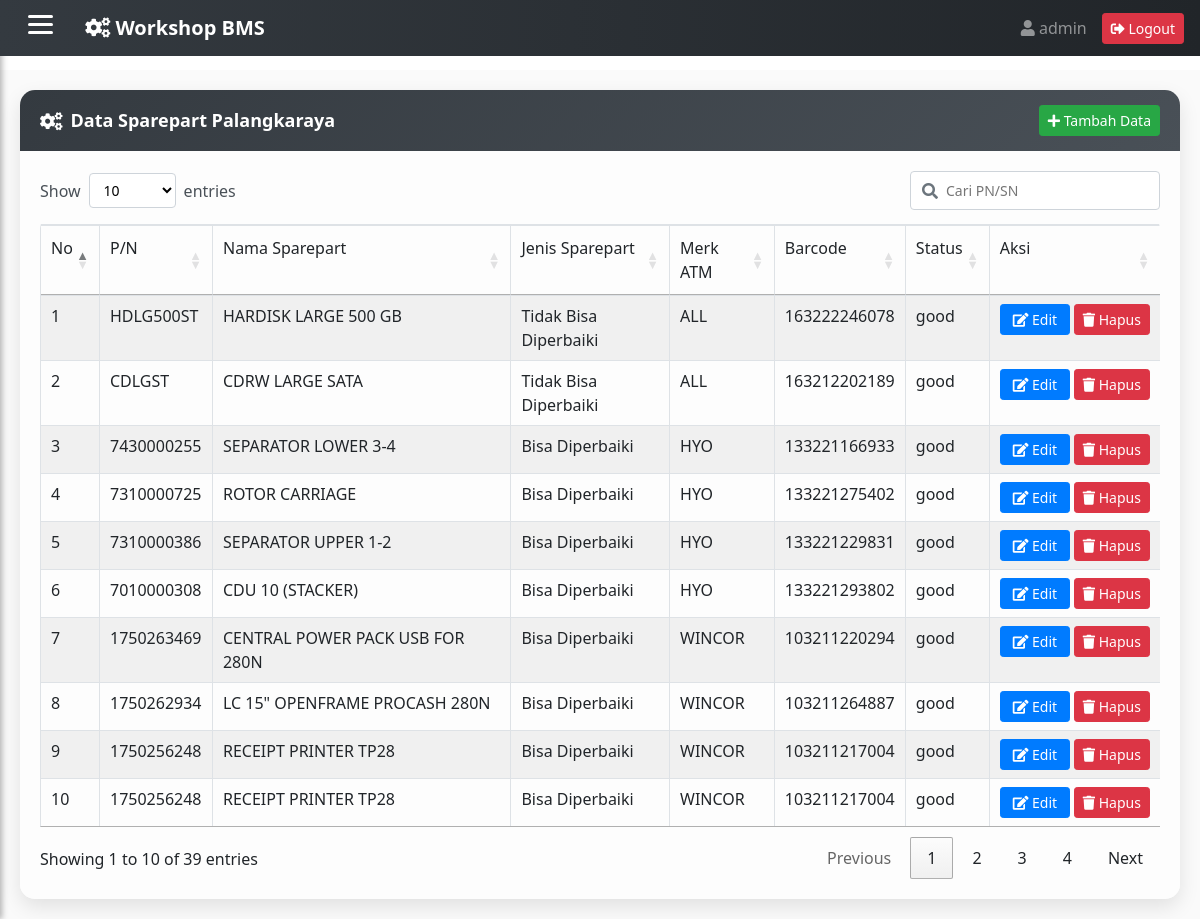
Screenshot of /admin/sp_plk.php (signed in) with the database file from the repository.
### tables this page shows
CREATE TABLE `sp_plk` (
  `part_number` varchar(50) NOT NULL,
  `nama_sparepart` varchar(100) NOT NULL,
  `jenis_sparepart` varchar(50) NOT NULL,
  `atm` varchar(50) NOT NULL,
  `barcode` varchar(50) NOT NULL,
  `status` varchar(50) NOT NULL
);

### function_all/function_spPLK.php (called while the page is built, shortened)
<?php
require_once('../Connections/koneksi.php');
$maxRows_Recordset1 = 1000;
$pageNum_Recordset1 = 0;
$startRow_Recordset1 = $pageNum_Recordset1 * $maxRows_Recordset1;
$query_Recordset1 = "SELECT * FROM sp_plk ORDER BY part_number DESC";
$query_limit_Recordset1 = sprintf("%s LIMIT %d, %d", $query_Recordset1, $startRow_Recordset1, $maxRows_Recordset1);
$Recordset1 = mysqli_query($koneksi, $query_limit_Recordset1);
$row_Recordset1 = mysqli_fetch_assoc($Recordset1);
if (isset($_GET['totalRows_Recordset1'])) {
  $totalRows_Recordset1 = $_GET['totalRows_Recordset1'];
} else {
  $all_Recordset1 = mysqli_query($koneksi, $query_Recordset1);
  $totalRows_Recordset1 = mysqli_num_rows($all_Recordset1);
}
?>

### admin/sp_plk.php (the view, shortened to what this page needs)
<?php include'../function_all/function_spPLK.php';?>
<!DOCTYPE html PUBLIC "-//W3C//DTD XHTML 1.0 Transitional//EN" "http://www.w3.org/TR/xhtml1/DTD/xhtml1-transitional.dtd">
<html xmlns="http://www.w3.org/1999/xhtml">
<head>
<link rel="stylesheet" href="https://cdn.datatables.net/1.13.6/css/jquery.dataTables.min.css">
</head>
<body>
<div class="card stylish-card animate-card">
    <div class="card-header stylish-header">
      <i class="fas fa-cogs mr-2"></i> Data Sparepart Palangkaraya
      <button class="btn btn-success btn-sm ml-auto" onclick="openForm()">
        <i class="fas fa-plus"></i> Tambah Data
      </button>
    </div>
    <div class="card-body stylish-body">
              <div class="toolbar-search-only"></div>
        <div class="toolbar-custom mb-3">
        </div>
        <div class="table-responsive-custom">
         	<table id="example" class="table table-striped table-bordered">
        	<thead>
              <tr>
                <td>No</td>
                <td>P/N</td>
                <td>Nama Sparepart</td>
                <td>Jenis Sparepart</td>
                <td>Merk ATM</td>
                <td>Barcode</td>
                <td>Status</td>
                <td>Aksi</td>
              </tr>
            </thead>
            <tbody>
              <?php if ($totalRows_Recordset1 > 0): ?>
                <?php $no = $startRow_Recordset1 + 1; ?>
              <?php do { ?>
                <tr>
                  <td><?php echo $no++; ?></td>
                  <td><?php echo htmlspecialchars($row_Recordset1['part_number']); ?></td>
                  <td><?php echo htmlspecialchars($row_Recordset1['nama_sparepart']); ?></td>
                  <td><?php echo htmlspecialchars($row_Recordset1['jenis_sparepart']); ?></td>
                  <td><?php echo htmlspecialchars($row_Recordset1['atm']); ?></td>
                  <td><?php echo htmlspecialchars($row_Recordset1['barcode']); ?></td>
                  <td><?php echo htmlspecialchars($row_Recordset1['status']); ?></td>
                  <td>
                    <div class="aksi-buttons">
                     <button
                        class="btn btn-primary btn-sm btn-animate"
                        onclick="openEditForm(
                          '<?php echo htmlspecialchars($row_Recordset1['part_number'], ENT_QUOTES); ?>',
                          '<?php echo htmlspecialchars($row_Recordset1['nama_sparepart'], ENT_QUOTES); ?>',
                          '<?php echo htmlspecialchars($row_Recordset1['jenis_sparepart'], ENT_QUOTES); ?>',
                          '<?php echo htmlspecialchars($row_Recordset1['atm'], ENT_QUOTES); ?>',
                          '<?php echo htmlspecialchars($row_Recordset1['barcode'], ENT_QUOTES); ?>',
                          '<?php echo htmlspecialchars($row_Recordset1['status'], ENT_QUOTES); ?>'
                        )">
                        <i class="fas fa-edit"></i> Edit
                    </button>
                          <a href="../crud_all/hapus_spPLK.php?barcode=<?php echo urlencode($row_Recordset1['barcode']); ?>"
                                  class="btn btn-danger btn-sm btn-hapus"
                                  data-barcode="<?php echo htmlspecialchars($row_Recordset1['barcode'], ENT_QUOTES); ?>">
                                  <i class="fa fa-trash"></i> Hapus
                                </a>
                    </div>
                  </td>
                </tr>
                    <?php } while ($row_Recordset1 = mysqli_fetch_assoc($Recordset1)); ?>
              </tbody>
                <?php else: ?>
                  <tbody>
                  <tr>
                    </tr>
                <?php endif; ?>
			</table>
 	   </div>
	</div>
</div>
<?php
include '../template.php';
?>
</body>
</html>

### admin/sp_plk.php (style rules this page uses)
td:last-child { white-space: nowrap; }
.aksi-buttons { display: flex; gap: 4px; justify-content: center; align-items: center; flex-wrap: nowrap; }
.aksi-buttons .btn { min-width: 70px; }

### rows the page displays
sp_plk: part_number "HDLG500ST", nama_sparepart "HARDISK LARGE 500 GB", jenis_sparepart "Tidak Bisa Diperbaiki", atm "ALL", barcode "163222246078", status "good"
sp_plk: part_number "CDLGST", nama_sparepart "CDRW LARGE SATA", jenis_sparepart "Tidak Bisa Diperbaiki", atm "ALL", barcode "163212202189", status "good"
sp_plk: part_number "7430000255", nama_sparepart "SEPARATOR LOWER 3-4", jenis_sparepart "Bisa Diperbaiki", atm "HYO", barcode "133221166933", status "good"
sp_plk: part_number "7310000725", nama_sparepart "ROTOR CARRIAGE", jenis_sparepart "Bisa Diperbaiki", atm "HYO", barcode "133221275402", status "good"
sp_plk: part_number "7310000386", nama_sparepart "SEPARATOR UPPER 1-2", jenis_sparepart "Bisa Diperbaiki", atm "HYO", barcode "133221229831", status "good"
sp_plk: part_number "7010000308", nama_sparepart "CDU 10 (STACKER)", jenis_sparepart "Bisa Diperbaiki", atm "HYO", barcode "133221293802", status "good"
sp_plk: part_number "1750263469", nama_sparepart "CENTRAL POWER PACK USB FOR 280N", jenis_sparepart "Bisa Diperbaiki", atm "WINCOR", barcode "103211220294", status "good"
sp_plk: part_number "1750262934", nama_sparepart "LC 15\" OPENFRAME PROCASH 280N", jenis_sparepart "Bisa Diperbaiki", atm "WINCOR", barcode "103211264887", status "good"
sp_plk: part_number "1750256248", nama_sparepart "RECEIPT PRINTER TP28", jenis_sparepart "Bisa Diperbaiki", atm "WINCOR", barcode "103211217004", status "good"
sp_plk: part_number "1750256248", nama_sparepart "RECEIPT PRINTER TP28", jenis_sparepart "Bisa Diperbaiki", atm "WINCOR", barcode "103211217004", status "good"

### other values shown
$username "admin"
